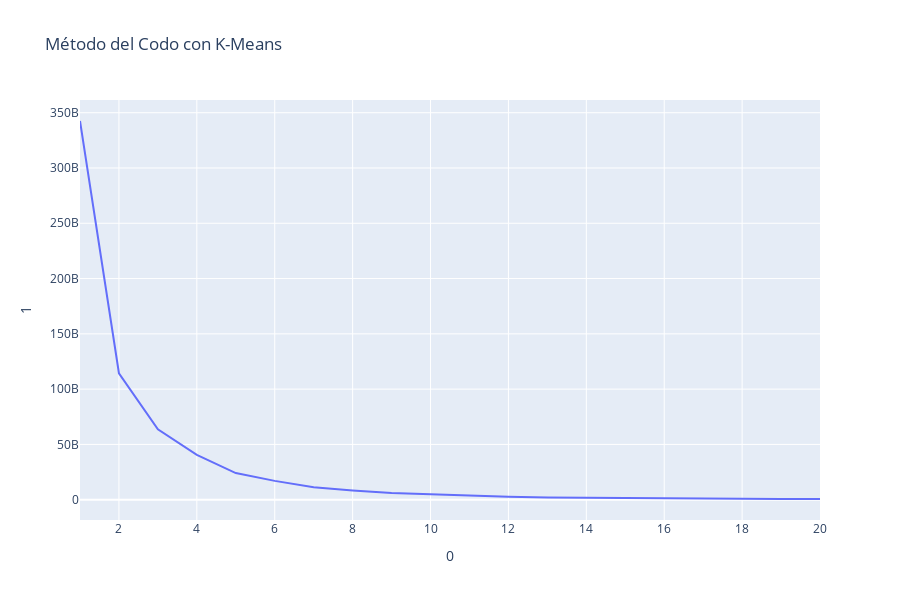

The cell this chart's notebook holds for it:
### Markdown cell above
A partir del grafico eligiria el k igual 6 debido que es el momento en donde la curva comienza a estabilizarce y por ende llegar a un estado mas estable

### Code cell
px.line(intertias,
    x=0,  # por alguna razon no me dejo llamarlo por el nombre de la columna
    y=1,
    title="Método del Codo con K-Means",
    height=600)

### Figure 1 — Plotly figure (JSON) as saved in the notebook; plotly's stock layout.template omitted (floating-point values rounded to 4 significant figures)
{"data": [{"hovertemplate": "0=%{x}<br>1=%{y}<extra></extra>", "legendgroup": "", "line": {"color": "#636efa", "dash": "solid"}, "marker": {"symbol": "circle"}, "mode": "lines", "name": "", "orientation": "v", "showlegend": false, "type": "scatter", "x": [1, 2, 3, 4, 5, 6, 7, 8, 9, 10, 11, 12, 13, 14, 15, 16, 17, 18, 19, 20], "xaxis": "x", "y": [342500000000.0, 114300000000.0, 63580000000.0, 40530000000.0, 24070000000.0, 17000000000.0, 11270000000.0, 8319000000.0, 6101000000.0, 4751000000.0, 3506000000.0, 2574000000.0, 2025000000.0, 1713000000.0, 1446000000.0, 1184000000.0, 999500000.0, 841600000.0, 719400000.0, 623500000.0], "yaxis": "y"}], "layout": {"height": 600, "legend": {"tracegroupgap": 0}, "title": {"text": "Método del Codo con K-Means"}, "xaxis": {"anchor": "y", "domain": [0, 1], "title": {"text": "0"}}, "yaxis": {"anchor": "x", "domain": [0, 1], "title": {"text": "1"}}}}
